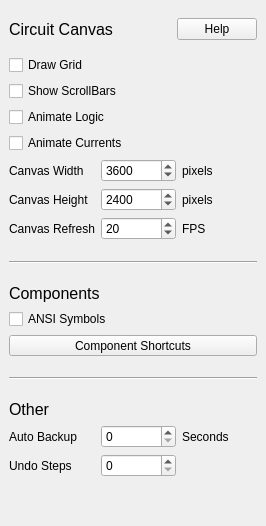
       <widget class="QWidget" name="circTab">
        <attribute name="title">
         <string>Circuit</string>
        </attribute>
        <layout class="QVBoxLayout" name="verticalLayout_3">
         <property name="spacing">
          <number>6</number>
         </property>
         <property name="leftMargin">
          <number>9</number>
         </property>
         <property name="topMargin">
          <number>9</number>
         </property>
         <property name="rightMargin">
          <number>9</number>
         </property>
         <property name="bottomMargin">
          <number>9</number>
         </property>
         <item>
          <layout class="QHBoxLayout" name="horizontalLayout_8">
           <property name="topMargin">
            <number>9</number>
           </property>
           <property name="bottomMargin">
            <number>9</number>
           </property>
           <item>
            <widget class="QLabel" name="label_8">
             <property name="sizePolicy">
              <sizepolicy hsizetype="Preferred" vsizetype="Preferred">
               <horstretch>0</horstretch>
               <verstretch>0</verstretch>
              </sizepolicy>
             </property>
             <property name="font">
              <font>
               <family>Ubuntu</family>
               <pointsize>12</pointsize>
               <weight>50</weight>
               <italic>false</italic>
               <bold>false</bold>
              </font>
             </property>
             <property name="text">
              <string>Circuit Canvas</string>
             </property>
             <property name="alignment">
              <set>Qt::AlignLeading|Qt::AlignLeft|Qt::AlignVCenter</set>
             </property>
            </widget>
           </item>
           <item>
            <widget class="QPushButton" name="helpButton1">
             <property name="sizePolicy">
              <sizepolicy hsizetype="Fixed" vsizetype="Fixed">
               <horstretch>0</horstretch>
               <verstretch>0</verstretch>
              </sizepolicy>
             </property>
             <property name="text">
              <string>Help</string>
             </property>
             <property name="autoDefault">
              <bool>false</bool>
             </property>
            </widget>
           </item>
          </layout>
         </item>
         <item>
          <widget class="QCheckBox" name="drawGrid">
           <property name="text">
            <string>Draw Grid</string>
           </property>
          </widget>
         </item>
         <item>
          <widget class="QCheckBox" name="showScroll">
           <property name="text">
            <string>Show ScrollBars</string>
           </property>
          </widget>
         </item>
         <item>
          <widget class="QCheckBox" name="animate_logic">
           <property name="text">
            <string>Animate Logic</string>
           </property>
          </widget>
         </item>
         <item>
          <widget class="QCheckBox" name="animate_curr">
           <property name="text">
            <string>Animate Currents</string>
           </property>
          </widget>
         </item>
         <item>
          <layout class="QHBoxLayout" name="horizontalLayout_16">
           <item>
            <widget class="QLabel" name="label_21">
             <property name="text">
              <string>Canvas Width</string>
             </property>
            </widget>
           </item>
           <item>
            <widget class="QSpinBox" name="canvasWidth">
             <property name="minimumSize">
              <size>
               <width>75</width>
               <height>0</height>
              </size>
             </property>
             <property name="maximumSize">
              <size>
               <width>75</width>
               <height>16777215</height>
              </size>
             </property>
             <property name="suffix">
              <string notr="true"/>
             </property>
             <property name="minimum">
              <number>1</number>
             </property>
             <property name="maximum">
              <number>10000</number>
             </property>
             <property name="value">
              <number>3600</number>
             </property>
            </widget>
           </item>
           <item>
            <widget class="QLabel" name="label_22">
             <property name="sizePolicy">
              <sizepolicy hsizetype="Fixed" vsizetype="Preferred">
               <horstretch>0</horstretch>
               <verstretch>0</verstretch>
              </sizepolicy>
             </property>
             <property name="minimumSize">
              <size>
               <width>75</width>
               <height>0</height>
              </size>
             </property>
             <property name="maximumSize">
              <size>
               <width>75</width>
               <height>16777215</height>
              </size>
             </property>
             <property name="text">
              <string>pixels</string>
             </property>
            </widget>
           </item>
          </layout>
         </item>
         <item>
          <layout class="QHBoxLayout" name="horizontalLayout_17">
           <item>
            <widget class="QLabel" name="label_23">
             <property name="text">
              <string>Canvas Height</string>
             </property>
            </widget>
           </item>
           <item>
            <widget class="QSpinBox" name="canvasHeight">
             <property name="minimumSize">
              <size>
               <width>75</width>
               <height>0</height>
              </size>
             </property>
             <property name="maximumSize">
              <size>
               <width>75</width>
               <height>16777215</height>
              </size>
             </property>
             <property name="suffix">
              <string notr="true"/>
             </property>
             <property name="minimum">
              <number>1</number>
             </property>
             <property name="maximum">
              <number>10000</number>
             </property>
             <property name="value">
              <number>2400</number>
             </property>
            </widget>
           </item>
           <item>
            <widget class="QLabel" name="label_24">
             <property name="sizePolicy">
              <sizepolicy hsizetype="Fixed" vsizetype="Preferred">
               <horstretch>0</horstretch>
               <verstretch>0</verstretch>
              </sizepolicy>
             </property>
             <property name="minimumSize">
              <size>
               <width>75</width>
               <height>0</height>
              </size>
             </property>
             <property name="maximumSize">
              <size>
               <width>75</width>
               <height>16777215</height>
              </size>
             </property>
             <property name="text">
              <string>pixels</string>
             </property>
            </widget>
           </item>
          </layout>
         </item>
         <item>
          <layout class="QHBoxLayout" name="horizontalLayout_12">
           <item>
            <widget class="QLabel" name="label_16">
             <property name="text">
              <string>Canvas Refresh</string>
             </property>
            </widget>
           </item>
           <item>
            <widget class="QSpinBox" name="fps">
             <property name="minimumSize">
              <size>
               <width>75</width>
               <height>0</height>
              </size>
             </property>
             <property name="maximumSize">
              <size>
               <width>75</width>
               <height>16777215</height>
              </size>
             </property>
             <property name="suffix">
              <string notr="true"/>
             </property>
             <property name="minimum">
              <number>1</number>
             </property>
             <property name="maximum">
              <number>100</number>
             </property>
             <property name="value">
              <number>20</number>
             </property>
            </widget>
           </item>
           <item>
            <widget class="QLabel" name="label_17">
             <property name="sizePolicy">
              <sizepolicy hsizetype="Fixed" vsizetype="Preferred">
               <horstretch>0</horstretch>
               <verstretch>0</verstretch>
              </sizepolicy>
             </property>
             <property name="minimumSize">
              <size>
               <width>75</width>
               <height>0</height>
              </size>
             </property>
             <property name="maximumSize">
              <size>
               <width>75</width>
               <height>16777215</height>
              </size>
             </property>
             <property name="text">
              <string>FPS</string>
             </property>
            </widget>
           </item>
          </layout>
         </item>
         <item>
          <widget class="Line" name="line_6">
           <property name="minimumSize">
            <size>
             <width>0</width>
             <height>32</height>
            </size>
           </property>
           <property name="orientation">
            <enum>Qt::Horizontal</enum>
           </property>
          </widget>
         </item>
         <item>
          <widget class="QLabel" name="label_28">
           <property name="sizePolicy">
            <sizepolicy hsizetype="Preferred" vsizetype="Fixed">
             <horstretch>0</horstretch>
             <verstretch>0</verstretch>
            </sizepolicy>
           </property>
           <property name="font">
            <font>
             <family>Ubuntu</family>
             <pointsize>12</pointsize>
             <weight>50</weight>
             <italic>false</italic>
             <bold>false</bold>
            </font>
           </property>
           <property name="text">
            <string>Components</string>
           </property>
           <property name="alignment">
            <set>Qt::AlignLeading|Qt::AlignLeft|Qt::AlignVCenter</set>
           </property>
          </widget>
         </item>
         <item>
          <widget class="QCheckBox" name="ansiSymbols">
           <property name="text">
            <string>ANSI Symbols</string>
           </property>
          </widget>
         </item>
         <item>
          <widget class="QToolButton" name="shortcutButton">
           <property name="sizePolicy">
            <sizepolicy hsizetype="Expanding" vsizetype="Fixed">
             <horstretch>0</horstretch>
             <verstretch>0</verstretch>
            </sizepolicy>
           </property>
           <property name="text">
            <string>Component Shortcuts</string>
           </property>
          </widget>
         </item>
         <item>
          <widget class="Line" name="line_3">
           <property name="minimumSize">
            <size>
             <width>0</width>
             <height>32</height>
            </size>
           </property>
           <property name="orientation">
            <enum>Qt::Horizontal</enum>
           </property>
          </widget>
         </item>
         <item>
          <widget class="QLabel" name="label_15">
           <property name="sizePolicy">
            <sizepolicy hsizetype="Preferred" vsizetype="Fixed">
             <horstretch>0</horstretch>
             <verstretch>0</verstretch>
            </sizepolicy>
           </property>
           <property name="font">
            <font>
             <family>Ubuntu</family>
             <pointsize>12</pointsize>
             <weight>50</weight>
             <italic>false</italic>
             <bold>false</bold>
            </font>
           </property>
           <property name="text">
            <string>Other</string>
           </property>
           <property name="alignment">
            <set>Qt::AlignLeading|Qt::AlignLeft|Qt::AlignVCenter</set>
           </property>
          </widget>
         </item>
         <item>
          <layout class="QHBoxLayout" name="horizontalLayout_11">
           <item>
            <widget class="QLabel" name="stepLabel_3">
             <property name="text">
              <string>Auto Backup</string>
             </property>
            </widget>
           </item>
           <item>
            <widget class="QSpinBox" name="backup">
             <property name="minimumSize">
              <size>
               <width>75</width>
               <height>0</height>
              </size>
             </property>
             <property name="maximumSize">
              <size>
               <width>75</width>
               <height>16777215</height>
              </size>
             </property>
             <property name="suffix">
              <string notr="true"/>
             </property>
             <property name="minimum">
              <number>0</number>
             </property>
             <property name="maximum">
              <number>999</number>
             </property>
            </widget>
           </item>
           <item>
            <widget class="QLabel" name="label_18">
             <property name="sizePolicy">
              <sizepolicy hsizetype="Fixed" vsizetype="Preferred">
               <horstretch>0</horstretch>
               <verstretch>0</verstretch>
              </sizepolicy>
             </property>
             <property name="minimumSize">
              <size>
               <width>75</width>
               <height>0</height>
              </size>
             </property>
             <property name="maximumSize">
              <size>
               <width>75</width>
               <height>16777215</height>
              </size>
             </property>
             <property name="text">
              <string>Seconds</string>
             </property>
            </widget>
           </item>
          </layout>
         </item>
         <item>
          <layout class="QHBoxLayout" name="horizontalLayout_18">
           <item>
            <widget class="QLabel" name="stepLabel_4">
             <property name="text">
              <string>Undo Steps</string>
             </property>
            </widget>
           </item>
           <item>
            <widget class="QSpinBox" name="undo_steps">
             <property name="minimumSize">
              <size>
               <width>75</width>
               <height>0</height>
              </size>
             </property>
             <property name="maximumSize">
              <size>
               <width>75</width>
               <height>16777215</height>
              </size>
             </property>
             <property name="suffix">
              <string notr="true"/>
             </property>
             <property name="minimum">
              <number>0</number>
             </property>
             <property name="maximum">
              <number>999</number>
             </property>
            </widget>
           </item>
           <item>
            <widget class="QLabel" name="label_26">
             <property name="sizePolicy">
              <sizepolicy hsizetype="Fixed" vsizetype="Preferred">
               <horstretch>0</horstretch>
               <verstretch>0</verstretch>
              </sizepolicy>
             </property>
             <property name="minimumSize">
              <size>
               <width>75</width>
               <height>0</height>
              </size>
             </property>
             <property name="maximumSize">
              <size>
               <width>75</width>
               <height>16777215</height>
              </size>
             </property>
             <property name="text">
              <string notr="true"/>
             </property>
            </widget>
           </item>
          </layout>
         </item>
         <item>
          <spacer name="verticalSpacer_2">
           <property name="orientation">
            <enum>Qt::Vertical</enum>
           </property>
           <property name="sizeHint" stdset="0">
            <size>
             <width>20</width>
             <height>40</height>
            </size>
           </property>
          </spacer>
         </item>
        </layout>
       </widget>
